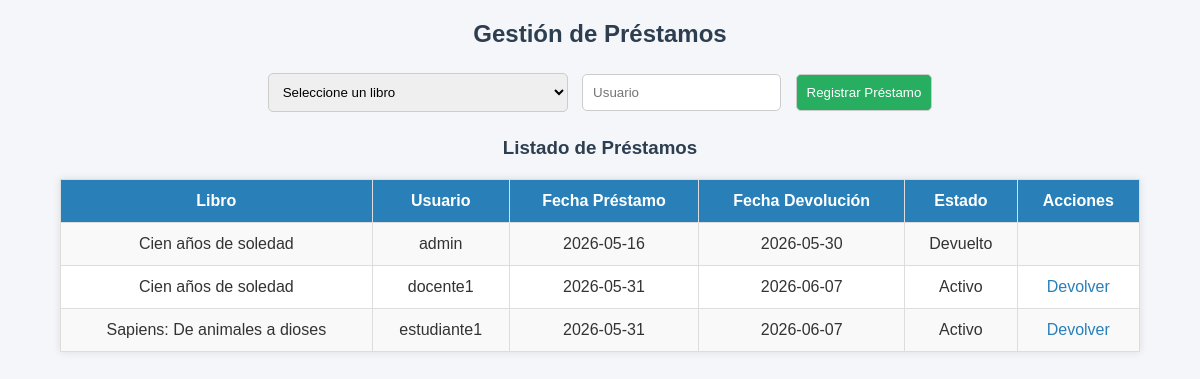
Screenshot of /Biblioteca/prestamos.php (signed in) with the database file from the repository.
### tables this page shows
CREATE TABLE `prestamos` (
  `id_prestamo` int(11) NOT NULL,
  `id_usuario` int(11) DEFAULT NULL,
  `id_libro` int(11) DEFAULT NULL,
  `fecha_prestamo` date DEFAULT NULL,
  `fecha_devolucion` date DEFAULT NULL,
  `estado` enum('Activo','Devuelto') DEFAULT 'Activo'
);

CREATE TABLE `libros` (
  `id_libro` int(11) NOT NULL,
  `titulo` varchar(100) DEFAULT NULL,
  `autor` varchar(100) DEFAULT NULL,
  `categoria` varchar(50) DEFAULT NULL,
  `estado` enum('Disponible','Prestado') DEFAULT 'Disponible'
);

CREATE TABLE `usuarios` (
  `id_usuario` int(11) NOT NULL,
  `usuario` varchar(50) DEFAULT NULL,
  `contraseña` varchar(255) DEFAULT NULL,
  `rol` enum('Administrador','Estudiante','Docente') DEFAULT NULL,
  `nombre_completo` varchar(100) DEFAULT NULL,
  `estado` tinyint(4) DEFAULT 1
);

### Biblioteca/prestamos.php (the view, shortened to what this page needs)
<?php
include('conexion.php');
?>
<!DOCTYPE html>
<html lang="es">
<head>
  <link rel="stylesheet" href="estilos.css">
</head>
<body>
  <h2>Gestión de Préstamos</h2>
  <form method="POST">
    <select name="id_libro" required>
      <option value="">Seleccione un libro</option>
    </select>
    <input type="text" name="usuario" placeholder="Usuario" required>
    <button type="submit" name="agregar">Registrar Préstamo</button>
  </form>
  <h3>Listado de Préstamos</h3>
  <?php
  $resultado = $conexion->query("
    SELECT p.id_prestamo, l.titulo AS libro, u.usuario AS usuario,
           p.fecha_prestamo, p.fecha_devolucion, p.estado
    FROM prestamos p
    INNER JOIN libros l ON p.id_libro = l.id_libro
    INNER JOIN usuarios u ON p.id_usuario = u.id_usuario
  ");
  echo "<table><tr><th>Libro</th><th>Usuario</th><th>Fecha Préstamo</th><th>Fecha Devolución</th><th>Estado</th><th>Acciones</th></tr>";
  while ($fila = $resultado->fetch_assoc()) {
    echo "<tr>
            <td>{$fila['libro']}</td>
            <td>{$fila['usuario']}</td>
            <td>{$fila['fecha_prestamo']}</td>
            <td>{$fila['fecha_devolucion']}</td>
            <td>{$fila['estado']}</td>
            <td>";
    if ($fila['estado'] == 'Activo') {
      echo "<a href='prestamos.php?devolver={$fila['id_prestamo']}'>Devolver</a>";
    }
    echo "</td></tr>";
  }
  echo "</table>";
  ?>
</body>
</html>

### Biblioteca/estilos.css (style rules this page uses)
body { font-family: Arial, sans-serif; background-color: #f4f6f9; margin: 0; padding: 0; color: #333; }
h2, h3 { text-align: center; color: #2c3e50; }
a { text-decoration: none; color: #2980b9; }
table { width: 90%; margin: 20px auto; border-collapse: collapse; background: #fff; box-shadow: 0px 0px 8px rgba(0,0,0,0.1); }
table th, table td { padding: 12px; border: 1px solid #ddd; text-align: center; }
table th { background-color: #2980b9; color: #fff; }
table tr:nth-child(even) { background-color: #f9f9f9; }
form { width: 80%; margin: 20px auto; text-align: center; }
form input, form select, form button { padding: 10px; margin: 5px; border-radius: 5px; border: 1px solid #ccc; }
form button { background-color: #27ae60; color: #fff; cursor: pointer; }

### rows the page displays
prestamos: id_libro.titulo "Cien años de soledad", id_usuario.usuario "admin", fecha_prestamo "2026-05-16", fecha_devolucion "2026-05-30", estado "Devuelto"
prestamos: id_libro.titulo "Cien años de soledad", id_usuario.usuario "docente1", fecha_prestamo "2026-05-31", fecha_devolucion "2026-06-07", estado "Activo"
prestamos: id_libro.titulo "Sapiens: De animales a dioses", id_usuario.usuario "estudiante1", fecha_prestamo "2026-05-31", fecha_devolucion "2026-06-07", estado "Activo"
